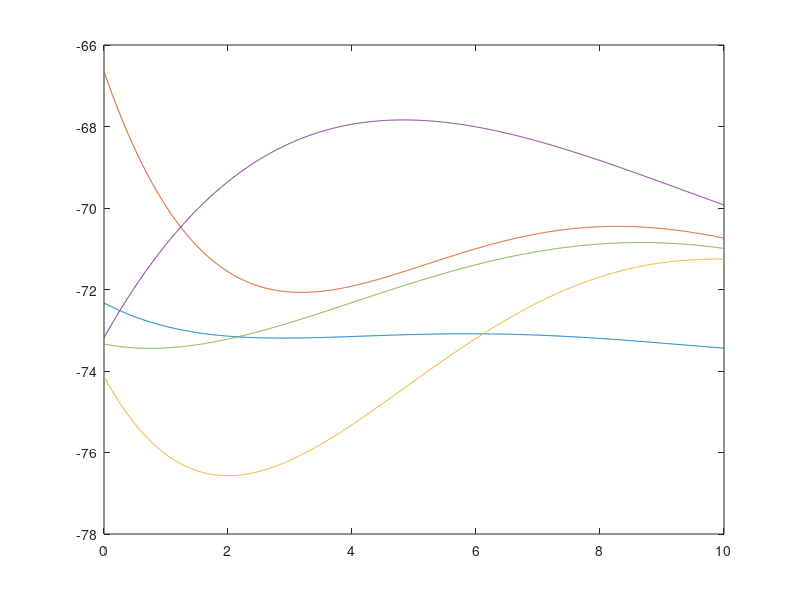
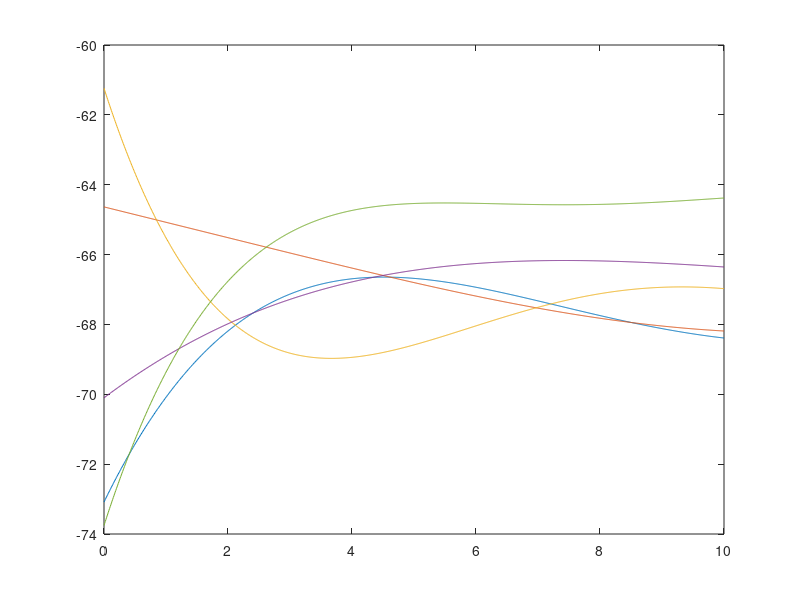

MATLAB code for these plots, in order:

x=0:0.25:24.75;
y=[-64,-66,-89,-90,-64,-66,-78,-64,-66,-81,-82,-74,-73,-67,-68,-66,-67,-69,-87,-86,-65,-67,-66,-66,-71,-71,-89,-91,-91,-89,-65,-67,-65,-66,-69,-71,-70,-71,-88,-89,-66,-65,-66,-65,-65,-65,-65,-66,-69,-69,-70,-91,-95,-71,-71,-83,-83,-71,-72,-70,-71,-88,-89,-89,-66,-66,-70,-71,-67,-68,-66,-68,-67,-71,-72,-70,-70,-82,-84,-66,-66,-65,-66,-67,-66,-74,-74,-90,-88,-97,-92,-65,-65,-71,-70,-89,-89,-77,-76,-93;
    -70,-70,-70,-69,-70,-67,-66,-64,-65,-70,-71,-71,-83,-84,-82,-83,-65,-65,-67,-66,-69,-70,-75,-76,-62,-62,-70,-70,-70,-70,-70,-70,-82,-81,-82,-81,-63,-64,-63,-64,-81,-83,-62,-63,-61,-62,-84,-84,-72,-71,-61,-62,-63,-63,-83,-80,-79,-80,-69,-70,-70,-70,-79,-79,-64,-64,-66,-67,-70,-70,-67,-84,-85,-66,-66,-64,-65,-72,-72,-80,-81,-63,-64,-64,-63,-72,-72,-73,-72,-66,-66,-65,-66,-65,-65,-83,-84,-84,-85,-71;
-71,-70,-71,-84,-85,-86,-88,-65,-65,-64,-65,-79,-81,-86,-88,-72,-72,-82,-81,-67,-66,-71,-71,-88,-89,-64,-66,-66,-66,-69,-70,-69,-70,-66,-68,-71,-70,-93,-93,-65,-65,-65,-66,-69,-69,-69,-69,-82,-84,-82,-83,-62,-64,-69,-70,-83,-82,-65,-65,-71,-73,-85,-63,-65,-63,-65,-70,-70,-68,-68,-85,-85,-63,-64,-63,-69,-69,-82,-83,-84,-82,-63,-64,-65,-65,-82,-83,-83,-63,-64,-64,-64,-63,-64,-69,-70,-68,-69,-80,-80;
-82,-82,-67,-67,-65,-65,-70,-69,-63,-63,-69,-69,-69,-69,-78,-78,-63,-63,-63,-62,-68,-68,-79,-78,-63,-63,-68,-68,-78,-79,-67,-68,-78,-79,-62,-63,-62,-62,-68,-68,-79,-79,-62,-63,-62,-63,-68,-68,-69,-69,-77,-78,-78,-76,-62,-63,-68,-69,-71,-71,-82,-82,-81,-83,-66,-65,-74,-74,-79,-79,-71,-72,-66,-66,-64,-64,-74,-72,-73,-73,-83,-85,-65,-65,-65,-65,-74,-75,-75,-77,-78,-77,-63,-63,-63,-64,-73,-74,-72,-73;
-80,-80,-80,-63,-64,-64,-64,-73,-80,-80,-78,-80,-63,-63,-75,-75,-77,-77,-78,-80,-62,-63,-64,-77,-77,-77,-79,-63,-64,-73,-74,-76,-78,-65,-64,-63,-65,-74,-75,-74,-74,-78,-78,-63,-64,-63,-64,-75,-76,-75,-75,-78,-78,-64,-64,-74,-75,-73,-73,-76,-78,-76,-78,-64,-66,-74,-74,-74,-74,-74,-75,-78,-78,-77,-78,-74,-73,-83,-85,-68,-69,-72,-72,-71,-71,-84,-85,-81,-83,-65,-66,-66,-66,-74,-73,-70,-70,-73,-73,-72];

figure
 for n=1:5
     p=polyfit(x,y(n,:),5);
     x_polyval=0:0.01:10;
 
     c=polyval(p,x_polyval);
     plot(x_polyval,c)
   hold on;
 end
 
 figure
 
 y=[-73,-73,-74,-74,-75,-66,-66,-65,-66,-67,-65,-63,-68,-68,-61,-62,-66,-66,-72,-73,-71,-72,-70,-71,-71,-65,-66,-65,-66,-69,-71,-67,-67,-64,-66,-65,-67,-67,-67,-70,-69,-70,-64,-67,-65,-67,-71,-70,-67,-66,-71,-70,-71,-71,-71,-70,-64,-64,-65,-71,-70,-66,-66,-65,-65,-68,-70,-70,-70,-70,-65,-67,-63,-65,-63,-65,-70,-69,-67,-67,-67,-66,-66,-67,-65,-67,-64,-65,-64,-66,-71,-71,-68,-68,-68,-69,-70,-72,-72,-71;
 -65,-65,-65,-66,-65,-65,-66,-66,-65,-65,-64,-66,-65,-66,-66,-66,-64,-65,-65,-69,-70,-69,-70,-64,-65,-65,-65,-65,-66,-64,-65,-65,-73,-73,-74,-75,-76,-76,-75,-72,-73,-63,-64,-65,-64,-63,-64,-63,-64,-63,-64,-63,-65,-65,-65,-73,-73,-64,-64,-70,-71,-71,-73,-73,-72,-66,-66,-66,-66,-65,-66,-72,-71,-69,-70,-70,-69,-63,-63,-67,-63,-63,-63,-64,-64,-64,-62,-64,-73,-72,-67,-68,-68,-68,-68,-71,-72,-71,-72,-67;
    -68,-62,-64,-66,-65,-64,-64,-65,-66,-65,-65,-66,-65,-64,-66,-72,-73,-73,-73,-74,-75,-75,-63,-64,-74,-73,-74,-74,-65,-65,-64,-65,-65,-65,-64,-65,-66,-66,-65,-66,-63,-64,-65,-65,-64,-66,-67,-67,-68,-67,-65,-64,-78,-79,-77,-77,-66,-63,-69,-69,-68,-68,-67,-68,-65,-67,-66,-68,-70,-69,-71,-71,-70,-70,-69,-70,-71,-72,-65,-65,-66,-65,-65,-66,-70,-70,-65,-65,-68,-66,-66,-68,-70,-70,-72,-73,-71,-72,-73,-69;
    -68,-68,-69,-73,-72,-72,-72,-63,-64,-67,-67,-67,-67,-69,-68,-67,-67,-67,-68,-63,-63,-66,-67,-61,-66,-67,-69,-69,-64,-66,-67,-69,-69,-69,-69,-69,-70,-68,-69,-62,-62,-63,-63,-66,-67,-65,-66,-65,-67,-63,-63,-62,-63,-65,-67,-66,-67,-73,-74,-70,-72,-72,-65,-66,-74,-73,-72,-61,-61,-61,-61,-66,-65,-66,-66,-61,-61,-72,-73,-65,-66,-64,-66,-66,-66,-66,-66,-66,-66,-66,-66,-71,-72,-61,-62,-61,-61,-61,-61,-72;
    -73,-72,-73,-73,-73,-60,-60,-69,-68,-68,-68,-69,-68,-68,-68,-61,-61,-68,-65,-65,-65,-62,-62,-65,-66,-66,-66,-62,-62,-61,-62,-66,-68,-62,-62,-61,-62,-62,-62,-67,-66,-67,-66,-67,-68,-67,-66,-67,-68,-65,-66,-66,-66,-62,-61,-61,-62,-67,-68,-61,-61,-69,-69,-68,-68,-60,-61,-67,-69,-69,-68,-69,-69,-67,-67,-66,-67,-66,-67,-74,-75,-77,-77,-78,-77,-79,-78,-78,-78,-63,-63,-63,-63,-66,-66,-65,-65,-65,-66,-63];
  for n=1:5
     p=polyfit(x,y(n,:),5);
     x_polyval=0:0.01:10;
 
     c=polyval(p,x_polyval);
     plot(x_polyval,c)
   hold on;
 end
